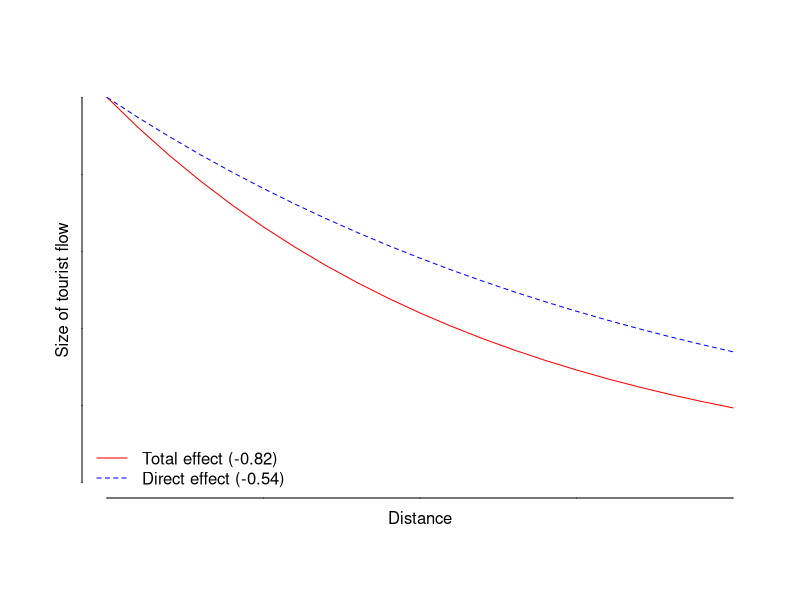

Write R code to recreate this figure.
library("tidyverse")
library("here")

l1 <- -0.82
l2 <- -0.54

x <- seq(0, 2, 0.1)
y1 <- exp(x*l1)
y2 <- exp(x*l2)

figure_path <- here::here("figures", "dist_decay_example.pdf")

pdf(file = figure_path,   # The directory you want to save the file in
    width = 5, # The width of the plot in inches
    height = 5) # The height of the plot in inches

plot(x, y1, type = "l", axis = F, pch = 19, axes = FALSE,  
     col = "red", xlab = "", ylab = "",  ylim=c(0, 1))
# Add a second line
lines(x, y2, pch = 18, col = "blue", type = "l", lty = 2)
Axis(side = 1, labels = FALSE, tck = 0)
Axis(side = 2, labels = FALSE, tck = 0)
legend("bottomleft", legend=c("Total effect (-0.82)", "Direct effect (-0.54)"),
       col=c("red", "blue"), lty = 1:2, bty = "n")
title(ylab = "Size of tourist flow", xlab = "Distance", line=0.5, cex.lab=1.0 )

dev.off()
